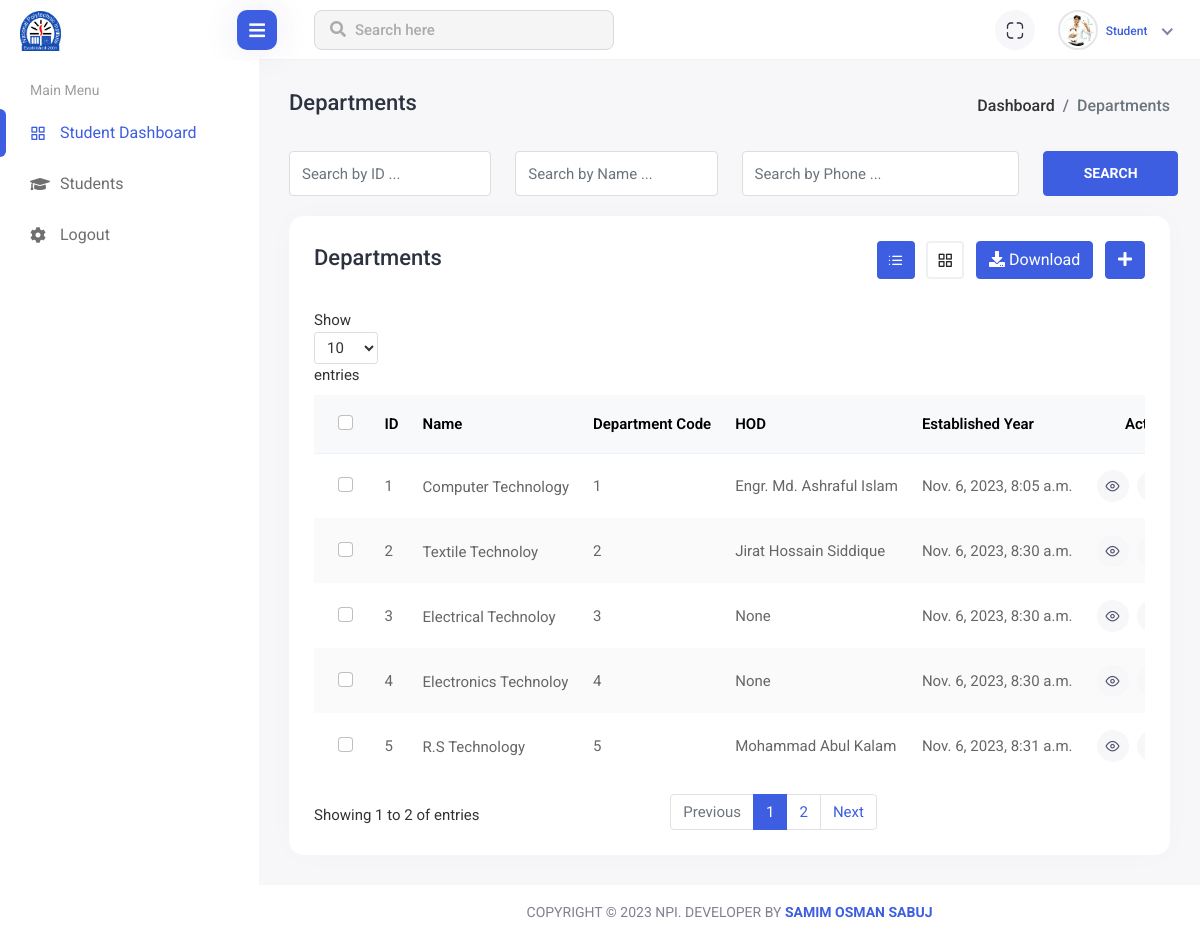
The app's page /deparment/department-list/ (signed in) with its own data.
### department/models.py (models this page shows, shortened)
class Department(models.Model):
    title = models.CharField(max_length=100)
    department_code  = models.PositiveIntegerField()
    established_date = models.DateTimeField(auto_now_add=True)
    HOD = models.CharField(max_length=50, blank=True, null=True)

### department/views.py (the view)
# urls.py: path('department-list/', department_list, name='department_list'),
@login_required(login_url='login')
def department_list(request):
    depart = Department.objects.all()
    item_per_page = 5
    paginator = Paginator(depart, item_per_page)
    page = request.GET.get('page')
    try:
        depart = paginator.page(page)
    except EmptyPage:
        depart = paginator.page(1)
    except PageNotAnInteger:
        depart = paginator.page(1)
    except InvalidPage:
        depart = paginator.page(1)
    context = {'depart': depart, 'paginator': paginator, 'item_per_page': item_per_page}
    return render(request, 'department/department_list.html', context)

### templates/department/department_list.html (shortened to what this page needs)
{% extends '../base/base.html' %}
{% load static %}
{% block body_content %}
<div class="content container-fluid">
    <div class="page-header">
        <div class="row">
            <div class="col-sm-12">
                <div class="page-sub-header">
                    <h3 class="page-title">Departments</h3>
                    <ul class="breadcrumb">
                        <li class="breadcrumb-item"><a href="">Dashboard</a></li>
                        <li class="breadcrumb-item active">Departments</li>
                    </ul>
                </div>
            </div>
        </div>
    </div>
    <div class="student-group-form">
        <div class="row">
            <div class="col-lg-3 col-md-6">
                <div class="form-group">
                    <input type="text" class="form-control" placeholder="Search by ID ...">
                </div>
            </div>
            <div class="col-lg-3 col-md-6">
                <div class="form-group">
                    <input type="text" class="form-control" placeholder="Search by Name ...">
                </div>
            </div>
            <div class="col-lg-4 col-md-6">
                <div class="form-group">
                    <input type="text" class="form-control" placeholder="Search by Phone ...">
                </div>
            </div>
            <div class="col-lg-2">
                <div class="search-student-btn">
                    <button type="btn" class="btn btn-primary">Search</button>
                </div>
            </div>
        </div>
    </div>
    <div class="row">
        <div class="col-sm-12">
            <div class="card card-table comman-shadow">
                <div class="card-body">
                    <div class="page-header">
                        <div class="row align-items-center">
                            <div class="col">
                                <h3 class="page-title">Departments</h3>
                            </div>
                            <div class="col-auto text-end float-end ms-auto download-grp">
                                <a href="students.html" class="btn btn-outline-gray me-2 active"><i
                                        class="feather-list"></i></a>
                                <a href="students-grid.html" class="btn btn-outline-gray me-2"><i
                                        class="feather-grid"></i></a>
                                <a href="#" class="btn btn-outline-primary me-2"><i class="fas fa-download"></i>
                                    Download</a>
                                <a href="{% url 'add_student' %}" class="btn btn-primary"><i
                                        class="fas fa-plus"></i></a>
                            </div>
                        </div>
                    </div>
                    <div class="table-responsive">
                        <div id="DataTables_Table_0_wrapper" class="dataTables_wrapper dt-bootstrap4 no-footer">
                            <div class="row">
                                <div class="col-sm-12 col-md-6">
                                    <div class="dataTables_length" id="DataTables_Table_0_length"><label>Show <select
                                                name="DataTables_Table_0_length" aria-controls="DataTables_Table_0"
                                                class="custom-select custom-select-sm form-control form-control-sm">
                                                <option value="10">10</option>
                                            </select> entries</label></div>
                                </div>
                                <div class="col-sm-12 col-md-6"></div>
                            </div>
                            <div class="row">
                                <div class="col-sm-12">
                                    <table
                                        class="table border-0 star-student table-hover table-center mb-0 datatable table-striped dataTable no-footer"
                                        id="DataTables_Table_0" role="grid" aria-describedby="DataTables_Table_0_info">
                                        <thead class="student-thread">
                                            <tr>
                                                <th>
                                                    <div class="form-check check-tables">
                                                        <input class="form-check-input" type="checkbox"
                                                            value="something">
                                                    </div>
                                                </th>
                                                <th>ID</th>
                                                <th>Name</th>
                                                <th>Department Code</th>
                                                <th>HOD</th>
                                                <th>Established Year</th>
                                                <th class="text-end">Action</th>
                                            </tr>
                                        </thead>
                                        <tbody>
                                            {% for depart in depart %}
                                            <tr>
                                                <td>
                                                    <div class="form-check check-tables">
                                                        <input class="form-check-input" type="checkbox"
                                                            value="something">
                                                    </div>
                                                </td>
                                                <td>{{depart.id}}</td>
                                                <td>
                                                    <h2>
                                                        <a>{{depart.title}}</a>
                                                    </h2>
                                                </td>
                                                <td>{{depart.department_code}}</td>
                                                <td>{{depart.HOD}}</td>
                                                <td>{{depart.established_date}}</td>
                                                <td class="text-end">
                                                    <div class="actions">
                                                        <a href="javascript:;" class="btn btn-sm bg-success-light me-2">
                                                            <i class="feather-eye"></i>
                                                        </a>
                                                        <a href="{% url 'update_department' depart.id %}"
                                                            class="btn btn-sm bg-danger-light">
                                                        </a>
                                                    </div>
                                                </td>
                                            </tr>
                                            {% endfor %}
                                        </tbody>
                                    </table>
                                </div>
                            </div>
                            {% include './pagination.html' %}
                        </div>
                    </div>
                </div>
            </div>
        </div>
    </div>
</div>
{% endblock body_content %}

### records on screen
Department: id "1", title "Computer Technology", department_code "1", HOD "Engr. Md. Ashraful Islam", established_date "Nov. 6, 2023, 8:05 a.m."
Department: id "2", title "Textile Technoloy", department_code "2", HOD "Jirat Hossain Siddique", established_date "Nov. 6, 2023, 8:30 a.m."
Department: id "3", title "Electrical Technoloy", department_code "3", HOD "None", established_date "Nov. 6, 2023, 8:30 a.m."
Department: id "4", title "Electronics Technoloy", department_code "4", HOD "None", established_date "Nov. 6, 2023, 8:30 a.m."
Department: id "5", title "R.S Technology", department_code "5", HOD "Mohammad Abul Kalam", established_date "Nov. 6, 2023, 8:31 a.m."

### other values on screen
{{ depart.number }} "1"
{{ depart.paginator.num_pages }} "2"
{{ page }} "1" "2"
